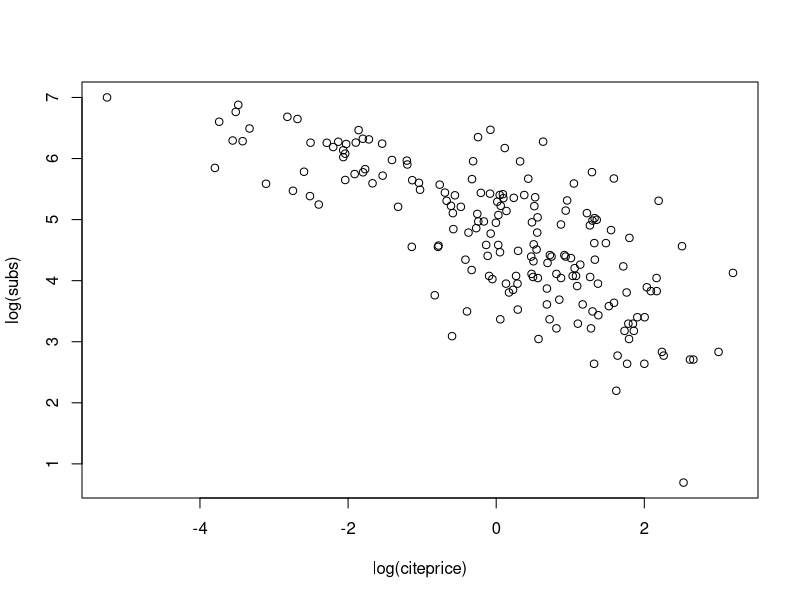
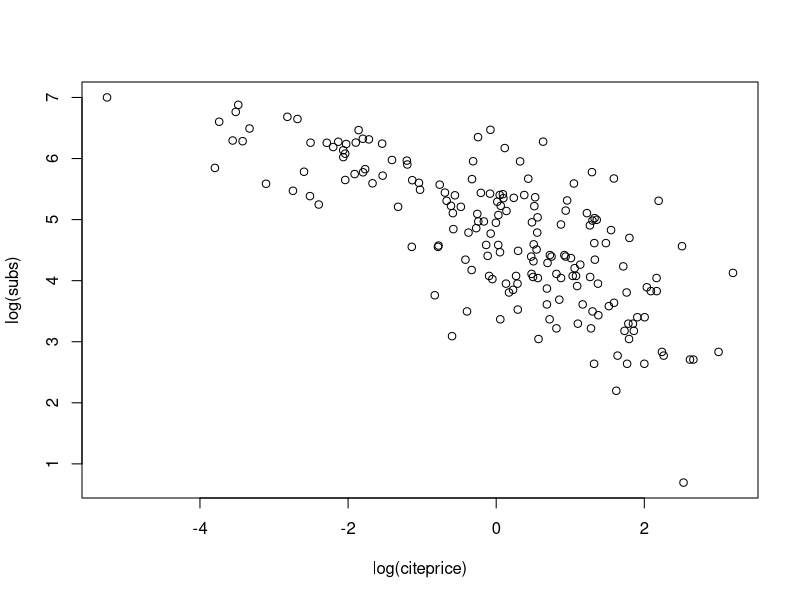
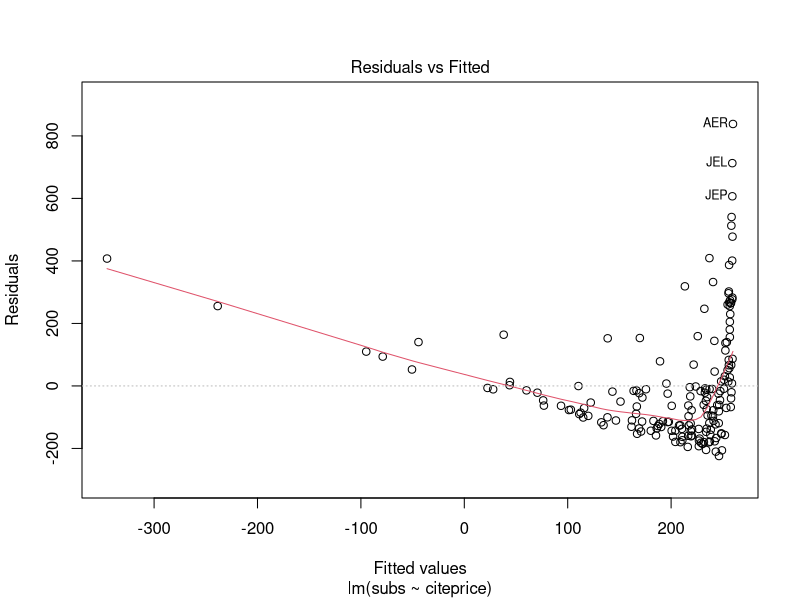
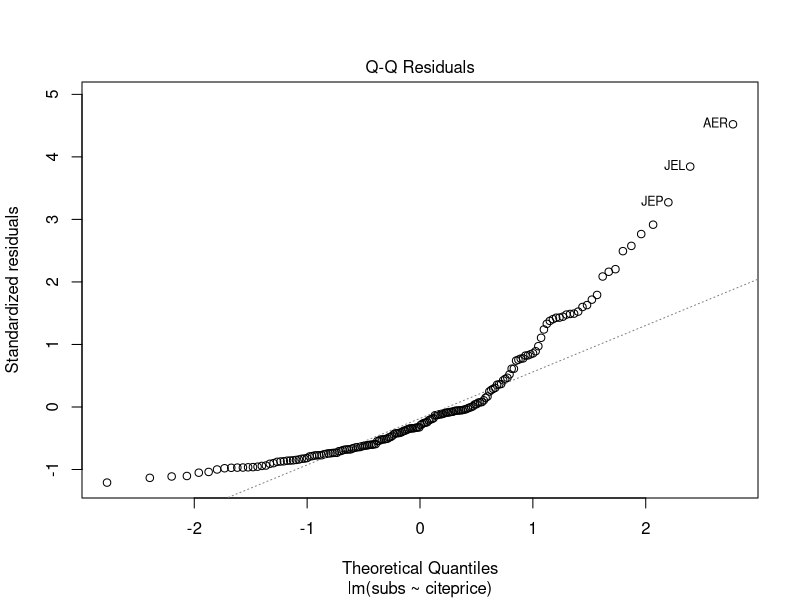
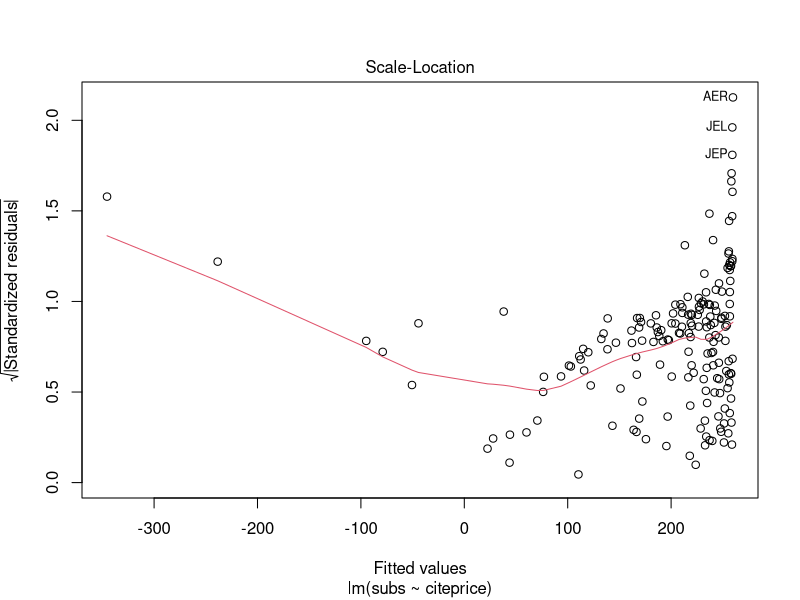
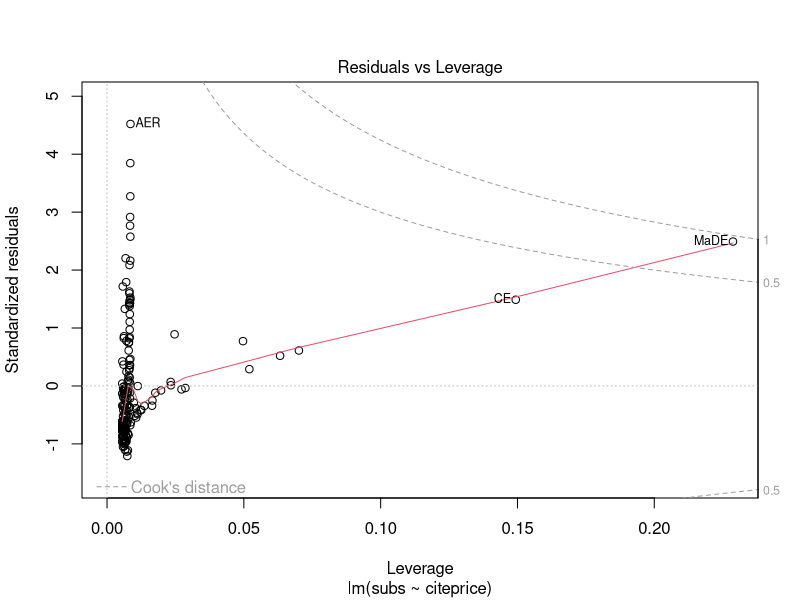
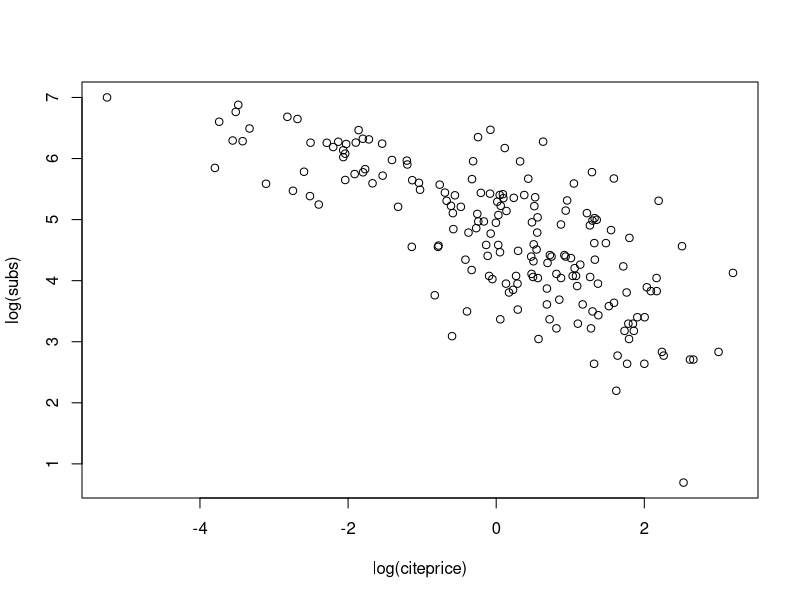
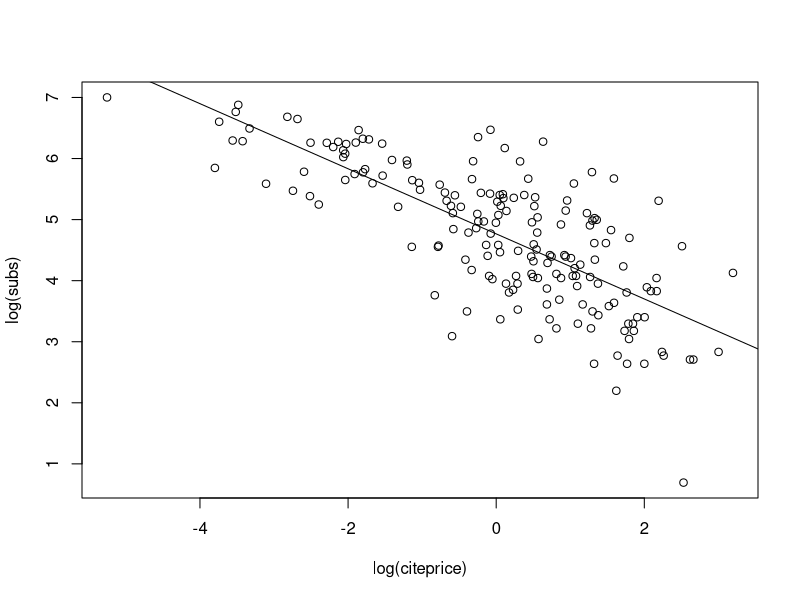

Write the R code that produced these figures, in order.
## ---- chunk 1
knitr::opts_chunk$set(echo = TRUE)
## ---- chunk 2
#source("isDsExists.R")
#install.packages("AER") #裝AER
library("AER")
data("Journals", package = "AER")
View(Journals)
journals<-Journals[,c("subs","price")]
journals$citeprice <- Journals$price/Journals$citations
summary(journals)
mm<-lm(subs ~ citeprice, data = journals)
mm
## ---- chunk 3
plot(log(subs) ~ log(citeprice), data = journals)
class(mm)
names(mm)

mm$model
str(mm$model)
## ---- chunk 4
plot(log(subs) ~ log(citeprice), data = journals)
## ---- chunk 5
mm<-lm(subs ~ citeprice, data = journals)
plot(mm)

## ---- chunk 6
nn<-plot(log(subs) ~ log(citeprice), data = journals)
abline(nn)
summary(nn)
## ---- chunk 7
plot(log(subs) ~ log(citeprice), data = journals)
jour_lm <- lm(log(subs) ~ log(citeprice), data = journals)
abline(jour_lm)
class(jour_lm)
names(jour_lm)
str(jour_lm)
summary(jour_lm)


## ---- chunk 8
jour_slm <- summary(jour_lm)
class(jour_slm)
names(jour_slm)
anova(jour_lm)
## ---- chunk 9
Journals<-read.csv("Journals.csv")
journals<-Journals[,c("subs","price")]
journals$citeprice <- Journals$price/Journals$citations
journals$lsubs<-log(journals$subs)
journals$lciteprice<-log(journals$citeprice)


plot(lsubs~lciteprice,data = journals)
jour_lm<-lm(lsubs~lciteprice,data = journals)
abline(jour_lm)
anova(jour_lm)

linearHypothesis(jour_lm,"lciteprice= -0.5")



coef(jour_lm)
confint(jour_lm, level = 0.95)
predict(jour_lm, newdata = data.frame(lciteprice = c(2.11,3)), interval = "confidence")
x<-predict(jour_lm, newdata = data.frame(lciteprice = c(2.11,3)),  interval = "prediction")

mydata <- seq(from = -4, to = 2, by = 0.25)
jour_pred <- predict(jour_lm, interval = "prediction",
  newdata = data.frame(lciteprice = mydata))  
plot(lsubs ~ lciteprice, data = journals)
lines(jour_pred[, 1] ~ mydata, col = 1)    
lines(jour_pred[, 2] ~ mydata, col = 1, lty = 2)
lines(jour_pred[, 3] ~ mydata, col = 1, lty = 2)
## ---- chunk 10
